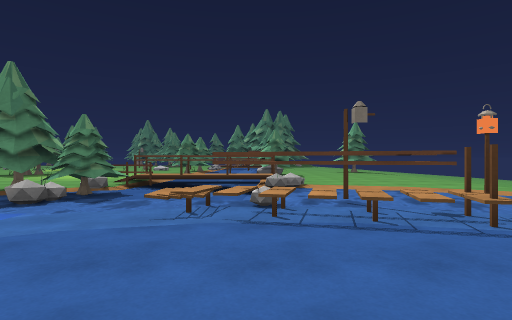
[1] (above)

24 first-person views from a walk through a 3-D level made in the Unity game engine. The camera is 1.2 m above the floor, looks level and sees 80° across. The floor is counted in squares, 2 m on a side. Each view is taken from the middle of a square. On the plan, view 1 faces up. The plan holds only what a view shows up to about 9 squares ahead; the rest is blank. The place goes on beyond the plan. Surface patterns are stand-ins for the level's own textures.

[2]
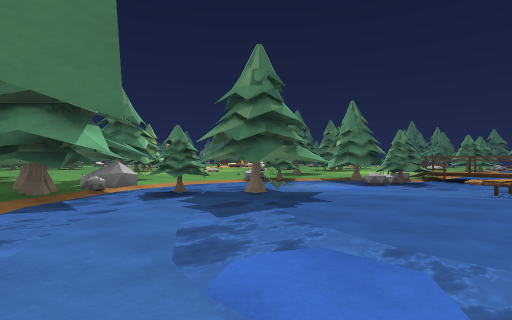

[3]
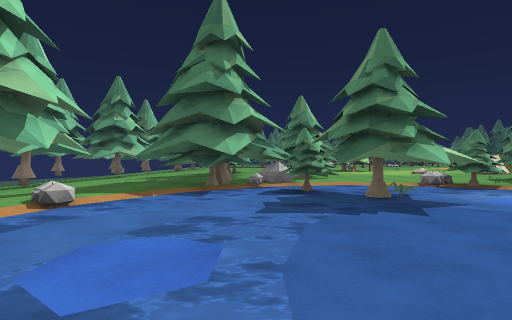

[4]
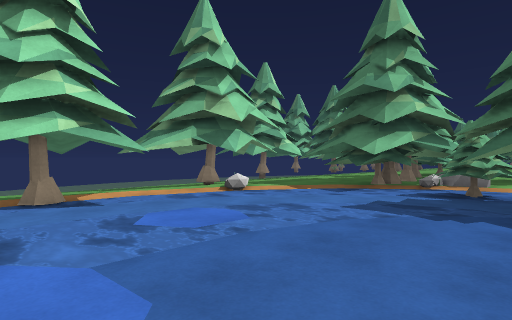

[5]
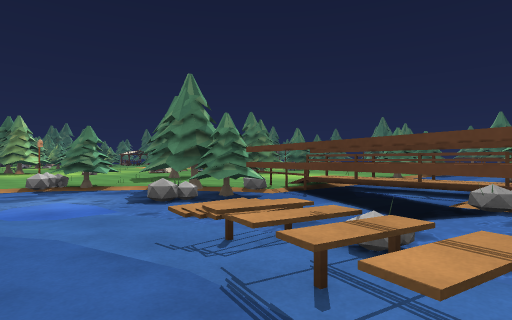

[6]
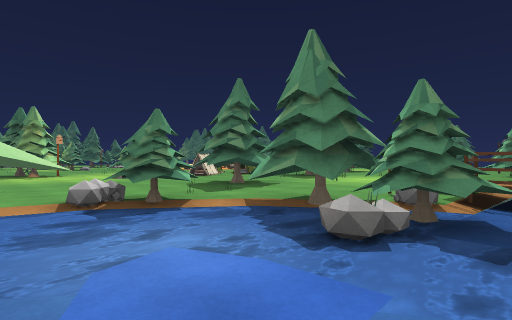

[7]
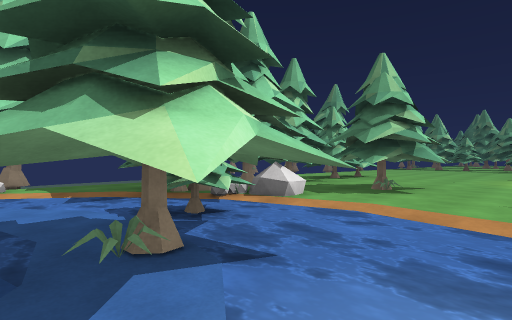

[8]
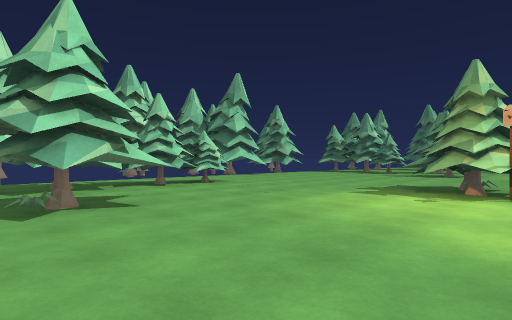

[9]
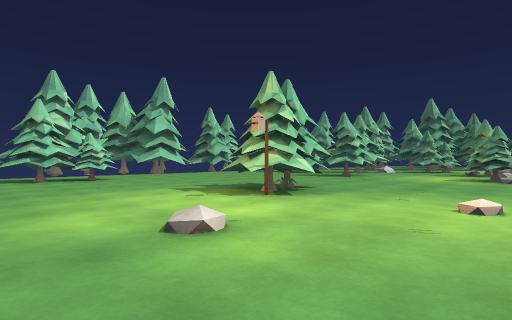

[10]
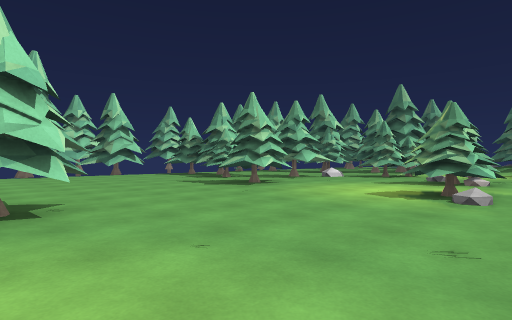

[11]
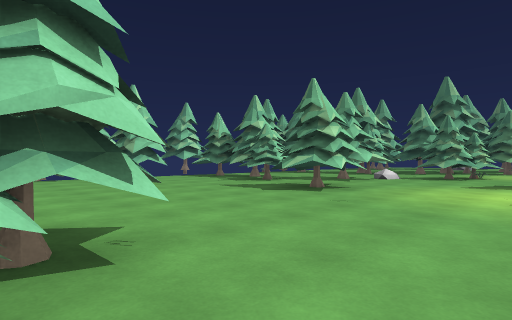

[12]
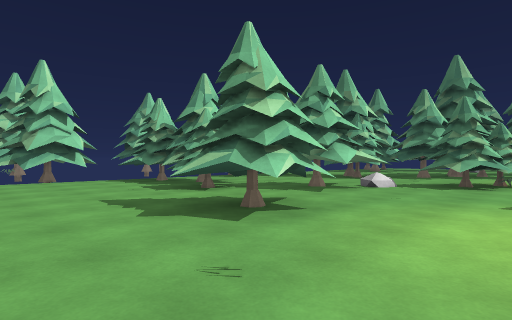

[13]
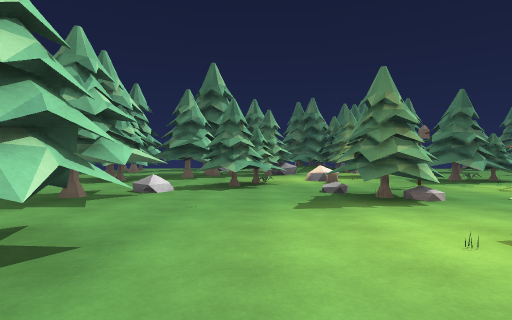

[14]
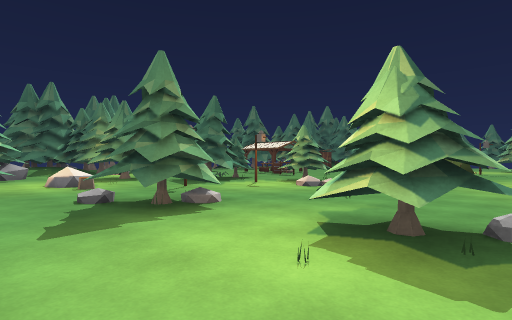

[15]
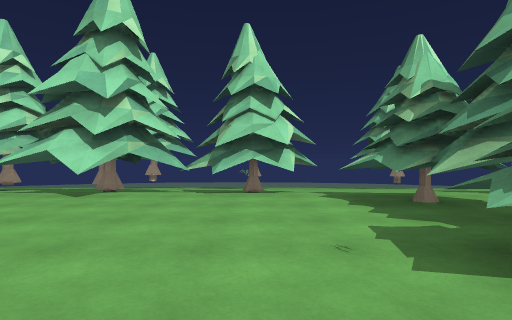

[16]
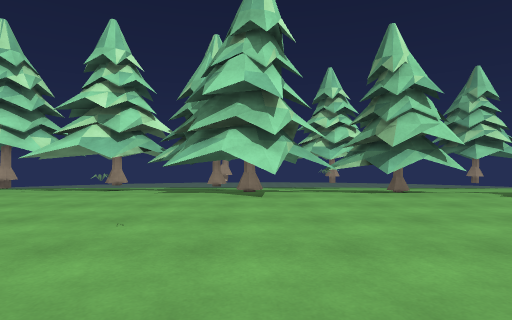

[17]
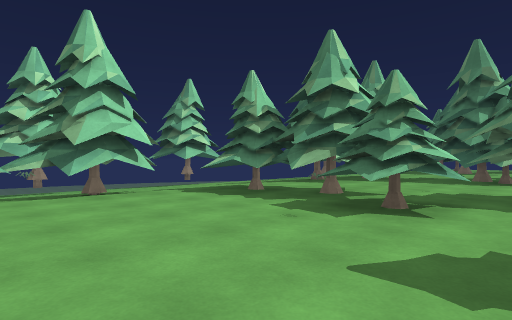

[18]
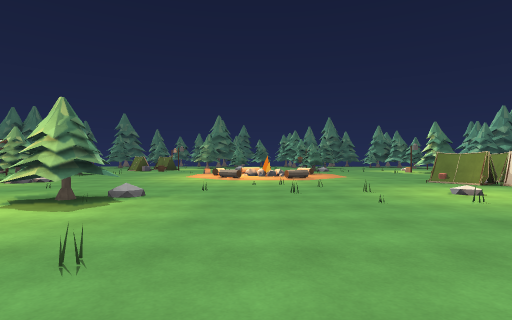

[19]
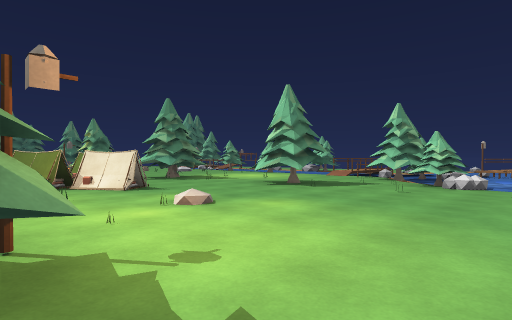

[20]
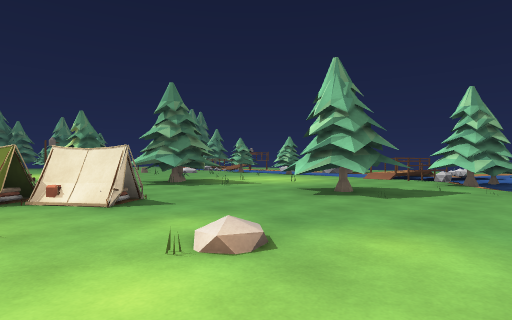

[21]
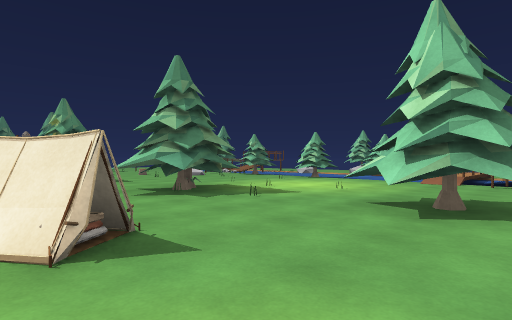

[22]
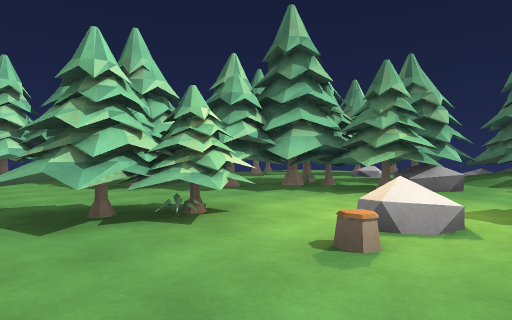

[23]
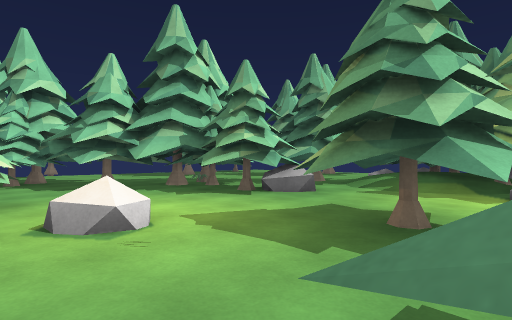

[24]
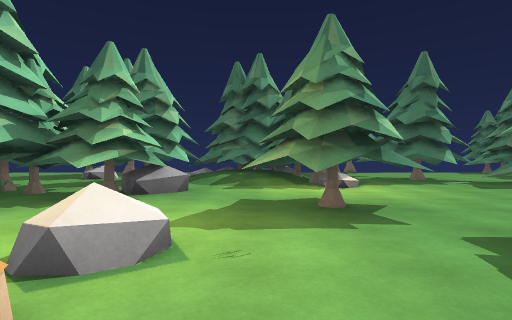

### Floor plan
Key: @ floor where view 1 was taken; # wall or solid block; x gap in a wall; . main floor; : floor 0.25 m higher than the main floor; - floor 0.25 m lower than the main floor; _ floor 0.5 m lower than the main floor; / step, stairs or slope; = window, fence, low wall or low ledge; ~ water the walk can cross; ≈ water the walk keeps out of; ^ raised ledge; T thing the floor can be seen under or through; O other object.
Columns run from 36 left of view 1 to 1 right of it. Each row starts with its distance up from view 1.
 11  #..... #.## ....::::...O ###...
 10  ...... T#O.:..........OOO.......
  9   # ..TTT..............OOO...........
  8  # ^.^TT..O..............O..^....OOOO/
  7 ##//..T........#/...........##..OO#==/
  6 #^/.....O/..#...............##.^TTO≈≈≈
  5  ##.O#................O........#TO..O~
  4  # ^##...##=........##O.......#~~O~OO-
  3     ###...#.........##........~~~...OO
  2     ####.../#..##.............~~T.....
  1        ##..#TT............^##.~TTT....
  0        ##...TTT...........^##  TT~..@.
 -1        ##.... T............^###~..~~~.
 -2         #^.. TT........#########~...~~
 -3           #..TT.........#.######/~~ .#
 -4           # xTT....##............O. #
 -5             ...######....   ... ..#.
 -6            ////-#######-#/  ///-#/-/-
 -7            -////- ###--#-/   //  ////
 -8                 /_
 -9                 //

Positions as (right, up) in squares from view 1, and headings:
1: (0, 0), facing up
2: (0, -3), facing up-left
3: (1, -1), facing left
4: (1, 1), facing down-left
5: (1, 2), facing up-left
6: (-2, 2), facing up-left
7: (-3, 3), facing down-left
8: (-8, 5), facing down-left
9: (-10, 8), facing down-left
10: (-15, 8), facing down-left
11: (-15, 6), facing down-left
12: (-18, 5), facing down-left
13: (-19, 4), facing left
14: (-20, 4), facing up-left
15: (-20, 1), facing down
16: (-17, 1), facing down
17: (-18, 1), facing down-left
18: (-18, 2), facing up
19: (-14, 2), facing up-right
20: (-13, 4), facing up-right
21: (-12, 6), facing up-right
22: (-25, 7), facing down-left
23: (-27, 9), facing down-left
24: (-26, 7), facing left
